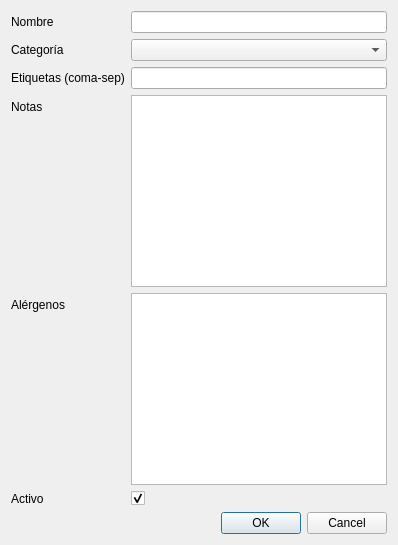
<?xml version="1.0" encoding="UTF-8"?>
<ui version="4.0">
 <class>FoodDialog</class>
 <widget class="QDialog" name="FoodDialog">
  <property name="windowTitle">
   <string>Alimento</string>
  </property>
  <layout class="QVBoxLayout" name="verticalLayout">
   <item>
    <layout class="QFormLayout" name="formLayout">
     <item row="0" column="0"><widget class="QLabel" name="lblName"><property name="text"><string>Nombre</string></property></widget></item>
     <item row="0" column="1"><widget class="QLineEdit" name="txtName"/></item>

     <item row="1" column="0"><widget class="QLabel" name="lblCategory"><property name="text"><string>Categoría</string></property></widget></item>
     <item row="1" column="1"><widget class="QComboBox" name="cmbCategory"/></item>

     <item row="2" column="0"><widget class="QLabel" name="lblTags"><property name="text"><string>Etiquetas (coma-sep)</string></property></widget></item>
     <item row="2" column="1"><widget class="QLineEdit" name="txtTags"/></item>

     <item row="3" column="0"><widget class="QLabel" name="lblNotes"><property name="text"><string>Notas</string></property></widget></item>
     <item row="3" column="1"><widget class="QPlainTextEdit" name="txtNotes"/></item>

     <item row="4" column="0"><widget class="QLabel" name="lblAllerg"><property name="text"><string>Alérgenos</string></property></widget></item>
     <item row="4" column="1">
      <widget class="QListWidget" name="lstAllergens">
       <property name="selectionMode">
        <enum>QAbstractItemView::MultiSelection</enum>
       </property>
       <property name="minimumHeight"><number>120</number></property>
      </widget>
     </item>

     <item row="5" column="0"><widget class="QLabel" name="lblActive"><property name="text"><string>Activo</string></property></widget></item>
     <item row="5" column="1"><widget class="QCheckBox" name="chkActive"><property name="checked"><bool>true</bool></property></widget></item>
    </layout>
   </item>
   <item>
    <widget class="QDialogButtonBox" name="buttonBox">
     <property name="standardButtons">
      <set>QDialogButtonBox::Ok|QDialogButtonBox::Cancel</set>
     </property>
    </widget>
   </item>
  </layout>
 </widget>
 <resources/>
 <connections/>
</ui>
